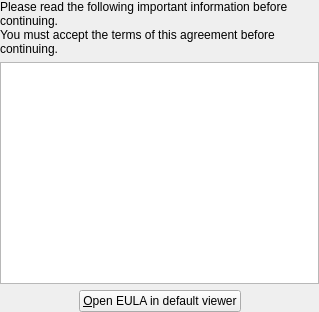
<?xml version="1.0" encoding="UTF-8"?>
<ui version="4.0">
 <class>EulaWidget</class>
 <widget class="QWidget" name="EulaWidget">
  <property name="geometry">
   <rect>
    <x>0</x>
    <y>0</y>
    <width>319</width>
    <height>312</height>
   </rect>
  </property>
  <property name="windowTitle">
   <string notr="true">EulaWidget</string>
  </property>
  <layout class="QVBoxLayout" name="pVerticalLayout_">
   <property name="leftMargin">
    <number>0</number>
   </property>
   <property name="topMargin">
    <number>0</number>
   </property>
   <property name="rightMargin">
    <number>0</number>
   </property>
   <property name="bottomMargin">
    <number>0</number>
   </property>
   <item>
    <widget class="QLabel" name="pLabelEula_">
     <property name="text">
      <string>Please read the following important information before continuing.
You must accept the terms of this agreement before continuing.</string>
     </property>
     <property name="wordWrap">
      <bool>true</bool>
     </property>
    </widget>
   </item>
   <item>
    <widget class="QTextBrowser" name="pTextBrowserEula_">
     <property name="minimumSize">
      <size>
       <width>0</width>
       <height>192</height>
      </size>
     </property>
     <property name="tabChangesFocus">
      <bool>true</bool>
     </property>
     <property name="openExternalLinks">
      <bool>true</bool>
     </property>
    </widget>
   </item>
   <item>
    <layout class="QHBoxLayout" name="horizontalLayout">
     <item>
      <spacer name="horizontalSpacer">
       <property name="orientation">
        <enum>Qt::Horizontal</enum>
       </property>
       <property name="sizeHint" stdset="0">
        <size>
         <width>13</width>
         <height>20</height>
        </size>
       </property>
      </spacer>
     </item>
     <item>
      <widget class="QPushButton" name="pPushButtonOpenEula_">
       <property name="text">
        <string>&amp;Open EULA in default viewer</string>
       </property>
      </widget>
     </item>
     <item>
      <spacer name="horizontalSpacer_2">
       <property name="orientation">
        <enum>Qt::Horizontal</enum>
       </property>
       <property name="sizeHint" stdset="0">
        <size>
         <width>13</width>
         <height>20</height>
        </size>
       </property>
      </spacer>
     </item>
    </layout>
   </item>
  </layout>
 </widget>
 <resources/>
 <connections/>
</ui>
